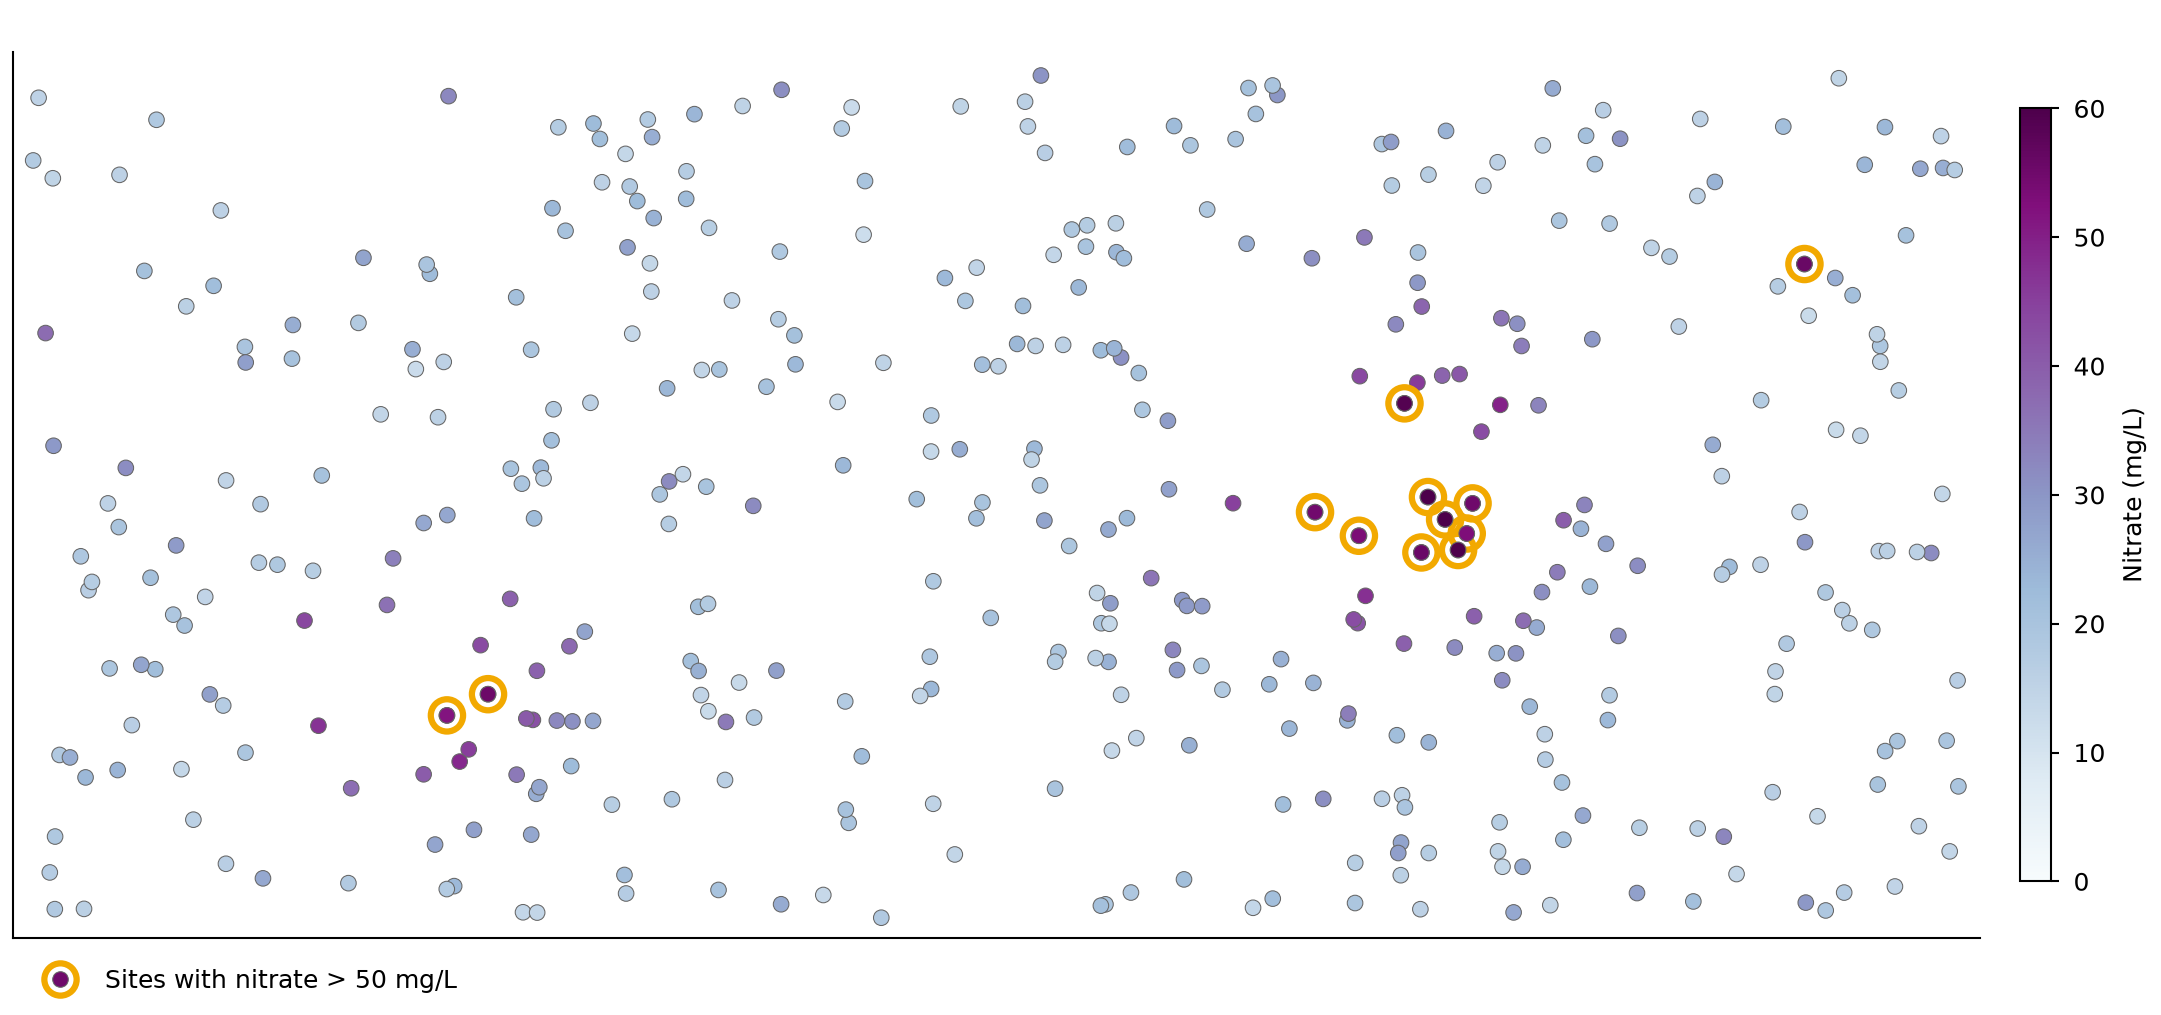

Recreate this plot in Python.
"""Ring the points that meet a stated condition and key the ring in a legend.
Synthetic data. Writes snippet.png next to this file.
"""

import os
from pathlib import Path

import matplotlib.pyplot as plt
import numpy as np
from matplotlib.legend_handler import HandlerTuple
from matplotlib.lines import Line2D

MM = 1 / 25.4
STYLE_DIR = Path(__file__).resolve().parent / "../../../styles"
LIMIT = 50  # mg/L
CMAP = "BuPu"
VMIN, VMAX = 0, 60
RING_COLOR = "#f2a900"
DOT_AREA = 14  # points²
RING_AREA = 60  # points²


def synthetic_sites(rng):
    xy = rng.uniform((2, 2), (198, 88), (420, 2))
    hotspot = (np.exp(-((xy[:, 0] - 140) ** 2 + (xy[:, 1] - 45) ** 2) / 300)
               + 0.8 * np.exp(-((xy[:, 0] - 45) ** 2 + (xy[:, 1] - 25) ** 2) / 150))
    nitrate = 12 + 44 * hotspot + rng.gamma(2, 4, len(xy))
    return xy, nitrate


def ringed_points(fig, ax, xy, nitrate):
    ring_width = plt.rcParams["lines.linewidth"]
    dot_edge = 0.5 * plt.rcParams["axes.linewidth"]
    points = ax.scatter(*xy.T, c=nitrate, s=DOT_AREA, cmap=CMAP, vmin=VMIN, vmax=VMAX,
                        edgecolors="0.4", linewidths=dot_edge, zorder=2)
    above = nitrate > LIMIT
    # Draw order: dots, then rings, then the ringed dots again on top.
    ax.scatter(*xy[above].T, s=RING_AREA, facecolors="none", edgecolors=RING_COLOR,
               linewidths=ring_width, zorder=3)
    ax.scatter(*xy[above].T, c=nitrate[above], s=DOT_AREA, cmap=CMAP, vmin=VMIN,
               vmax=VMAX, edgecolors="0.4", linewidths=dot_edge, zorder=4)
    # ndivide=1 overlays ring and dot in one key. markersize is a diameter in points,
    # scatter s an area in points², hence the square roots.
    ring = Line2D([], [], ls="none", marker="o", markersize=np.sqrt(RING_AREA),
                  markerfacecolor="none", markeredgecolor=RING_COLOR,
                  markeredgewidth=ring_width)
    dot = Line2D([], [], ls="none", marker="o", markersize=np.sqrt(DOT_AREA),
                 markerfacecolor=points.cmap(points.norm(LIMIT + 5)),
                 markeredgecolor="0.4", markeredgewidth=dot_edge)
    ax.legend([(ring, dot)], [f"Sites with nitrate > {LIMIT} mg/L"],
              handler_map={tuple: HandlerTuple(ndivide=1)}, loc="upper left",
              bbox_to_anchor=(0, -0.01), frameon=False)
    colorbar = fig.colorbar(points, ax=ax, shrink=0.8, aspect=25, pad=0.02)
    colorbar.set_label("Nitrate (mg/L)")
    ax.set(xlim=(0, 200), ylim=(0, 90), aspect="equal", xticks=[], yticks=[])


def main():
    xy, nitrate = synthetic_sites(np.random.default_rng(21))
    default = STYLE_DIR / "default.mplstyle"
    sheets = [default] if default.is_file() else []
    if selected := os.environ.get("CEDALION_STYLE"):
        sheet = Path(selected).expanduser()
        sheets.append(sheet if sheet.is_file() else STYLE_DIR / (selected.removesuffix(".mplstyle") + ".mplstyle"))
    width_mm = float(os.environ.get("CEDALION_WIDTH_MM", 183))
    with plt.style.context(sheets):
        fig, ax = plt.subplots(figsize=(width_mm * MM, 86 * MM), layout="constrained")
        ringed_points(fig, ax, xy, nitrate)
        fig.savefig(os.environ.get("CEDALION_SNIPPET_PNG", Path(__file__).with_name("snippet.png")), dpi=300)
        plt.close(fig)


if __name__ == "__main__":
    main()
